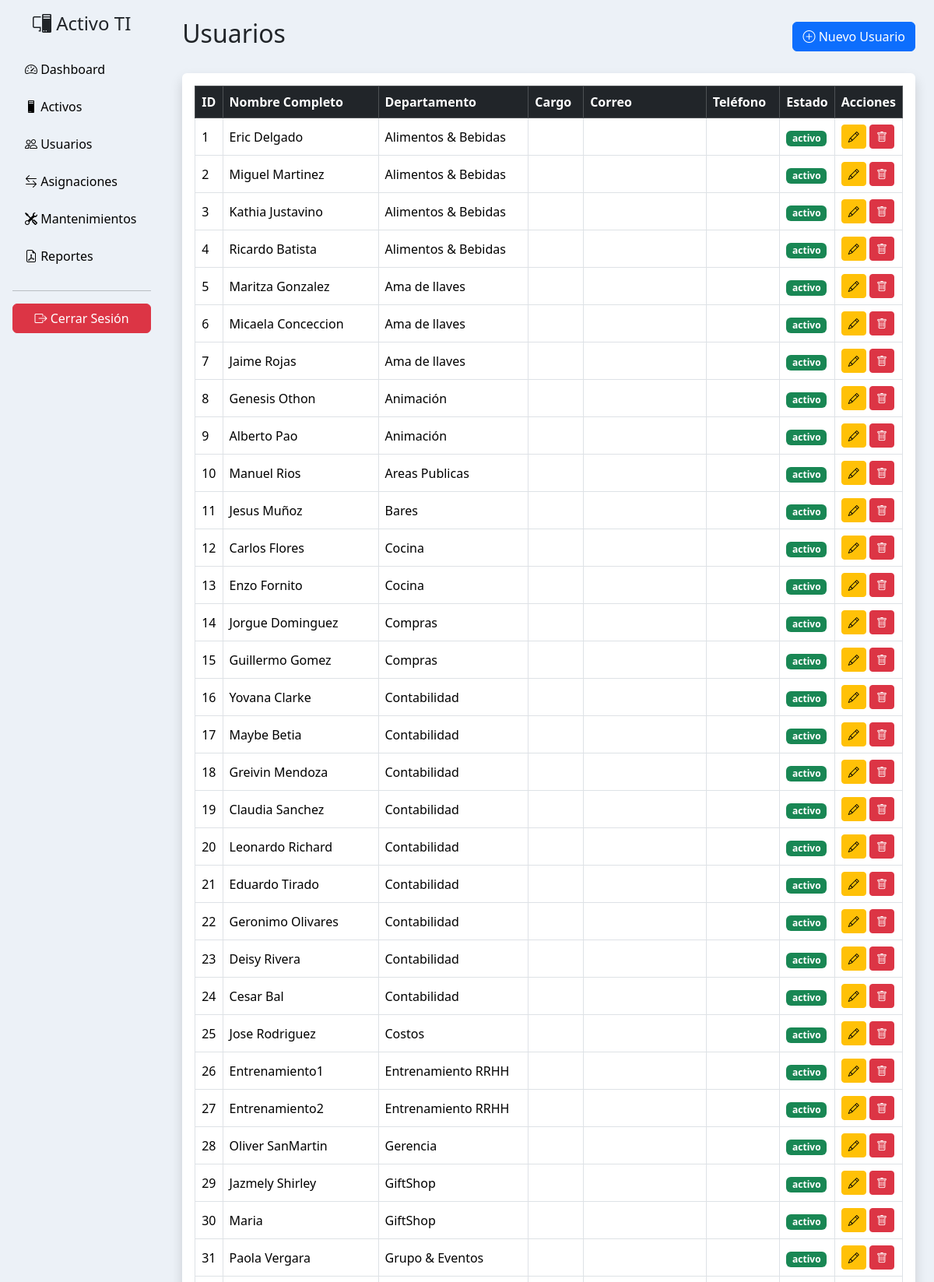
The page /modulos/usuarios/index.php (signed in, upper part) on the database its author committed.
### tables this page shows
CREATE TABLE `usuarios` (
  `id` int(11) NOT NULL,
  `nombre` varchar(100) DEFAULT NULL,
  `apellido` varchar(100) DEFAULT NULL,
  `departamento` varchar(100) DEFAULT NULL,
  `cargo` varchar(100) DEFAULT NULL,
  `estado` enum('activo','inactivo') DEFAULT 'activo',
  `created_at` timestamp NOT NULL DEFAULT current_timestamp(),
  `correo` varchar(100) DEFAULT NULL,
  `telefono` varchar(30) DEFAULT NULL
);

### config/auth.php (called while the page is built, shortened)
<?php
function app_escape($value): string
{
    return htmlspecialchars((string) $value, ENT_QUOTES | ENT_SUBSTITUTE, 'UTF-8');
}

### modulos/usuarios/index.php (the view, shortened to what this page needs)
<?php
require_once __DIR__ . '/../../config/auth.php';
include("../../config/conexion.php");
include("../../templates/header.php");
include("../../templates/sidebar.php");
?>
<div class="container-fluid p-4">
    <div class="d-flex justify-content-between align-items-center mb-4">
        <h2>
            Usuarios
        </h2>
        <?php if($_SESSION['rol'] != 'consulta'){ ?>
        <a href="crear.php"
        class="btn btn-primary">
            <i class="bi bi-plus-circle"></i>
            Nuevo Usuario
        </a>
        <?php } ?>
    </div>
    <div class="card shadow border-0">
        <div class="card-body">
            <table class="table table-bordered table-hover align-middle">
                <thead class="table-dark">
                    <tr>
                        <th>ID</th>
                        <th>Nombre Completo</th>
                        <th>Departamento</th>
                        <th>Cargo</th>
                        <th>Correo</th>
                        <th>Teléfono</th>
                        <th>Estado</th>
                        <th>Acciones</th>
                    </tr>
                </thead>
                <tbody>
                    <?php
                    $sql = "SELECT * FROM usuarios
                    WHERE estado != 'inactivo'";
                    $resultado = $conexion->query($sql);
                    while($fila = $resultado->fetch_assoc()){
                    ?>
                    <tr>
                        <td><?= $fila['id'] ?></td>
                        <td>
                            <?= app_escape($fila['nombre']) ?>
                            <?= app_escape($fila['apellido']) ?>
                        </td>
                        <td><?= app_escape($fila['departamento']) ?></td>
                        <td><?= app_escape($fila['cargo']) ?></td>
                        <td><?= app_escape($fila['correo']) ?></td>
                        <td><?= app_escape($fila['telefono']) ?></td>
                        <td>
                            <span class="badge bg-success">
                                <?= app_escape($fila['estado']) ?>
                            </span>
                        </td>
                        <td>
                            <?php if($_SESSION['rol'] != 'consulta'){ ?>
                            <a href="editar.php?id=<?= $fila['id'] ?>"
                            class="btn btn-warning btn-sm">
                                <i class="bi bi-pencil"></i>
                            </a>
                            <?php } ?>
                            <?php if($_SESSION['rol'] != 'consulta'){ ?>
                            <form action="eliminar.php" method="POST" class="d-inline">
                            <button type="submit" class="btn btn-danger btn-sm"
                            onclick="return confirm('¿Deseas desactivar este usuario?')">
                                <i class="bi bi-trash"></i>
                            </button>
                            </form>
                            <?php } ?>
                        </td>
                    </tr>
                    <?php } ?>
                </tbody>
            </table>
        </div>
    </div>
</div>
<?php
include("../../templates/footer.php");
?>

### assets/css/style.css (style rules this page uses)
body { background-color: #ecf1f7; }

### rows shown on the page
usuarios: id "1", nombre "Eric", apellido "Delgado", departamento "Alimentos & Bebidas", estado "activo"
usuarios: id "2", nombre "Miguel", apellido "Martinez", departamento "Alimentos & Bebidas", estado "activo"
usuarios: id "3", nombre "Kathia", apellido "Justavino", departamento "Alimentos & Bebidas", estado "activo"
usuarios: id "4", nombre "Ricardo", apellido "Batista", departamento "Alimentos & Bebidas", estado "activo"
usuarios: id "5", nombre "Maritza", apellido "Gonzalez", departamento "Ama de llaves", estado "activo"
usuarios: id "6", nombre "Micaela", apellido "Conceccion", departamento "Ama de llaves", estado "activo"
usuarios: id "7", nombre "Jaime", apellido "Rojas", departamento "Ama de llaves", estado "activo"
usuarios: id "8", nombre "Genesis", apellido "Othon", departamento "Animación", estado "activo"
usuarios: id "9", nombre "Alberto", apellido "Pao", departamento "Animación", estado "activo"
usuarios: id "10", nombre "Manuel", apellido "Rios", departamento "Areas Publicas", estado "activo"
usuarios: id "11", nombre "Jesus", apellido "Muñoz", departamento "Bares", estado "activo"
usuarios: id "12", nombre "Carlos", apellido "Flores", departamento "Cocina", estado "activo"
usuarios: id "13", nombre "Enzo", apellido "Fornito", departamento "Cocina", estado "activo"
usuarios: id "14", nombre "Jorgue", apellido "Dominguez", departamento "Compras", estado "activo"
usuarios: id "15", nombre "Guillermo", apellido "Gomez", departamento "Compras", estado "activo"
usuarios: id "16", nombre "Yovana", apellido "Clarke", departamento "Contabilidad", estado "activo"
usuarios: id "17", nombre "Maybe", apellido "Betia", departamento "Contabilidad", estado "activo"
usuarios: id "18", nombre "Greivin", apellido "Mendoza", departamento "Contabilidad", estado "activo"
usuarios: id "19", nombre "Claudia", apellido "Sanchez", departamento "Contabilidad", estado "activo"
usuarios: id "20", nombre "Leonardo", apellido "Richard", departamento "Contabilidad", estado "activo"
usuarios: id "21", nombre "Eduardo", apellido "Tirado", departamento "Contabilidad", estado "activo"
usuarios: id "22", nombre "Geronimo", apellido "Olivares", departamento "Contabilidad", estado "activo"
usuarios: id "23", nombre "Deisy", apellido "Rivera", departamento "Contabilidad", estado "activo"
usuarios: id "24", nombre "Cesar", apellido "Bal", departamento "Contabilidad", estado "activo"
usuarios: id "25", nombre "Jose", apellido "Rodriguez", departamento "Costos", estado "activo"
usuarios: id "26", nombre "Entrenamiento1", departamento "Entrenamiento RRHH", estado "activo"
usuarios: id "27", nombre "Entrenamiento2", departamento "Entrenamiento RRHH", estado "activo"
usuarios: id "28", nombre "Oliver", apellido "SanMartin", departamento "Gerencia", estado "activo"
usuarios: id "29", nombre "Jazmely", apellido "Shirley", departamento "GiftShop", estado "activo"
usuarios: id "30", nombre "Maria", departamento "GiftShop", estado "activo"
usuarios: id "31", nombre "Paola", apellido "Vergara", departamento "Grupo & Eventos", estado "activo"
